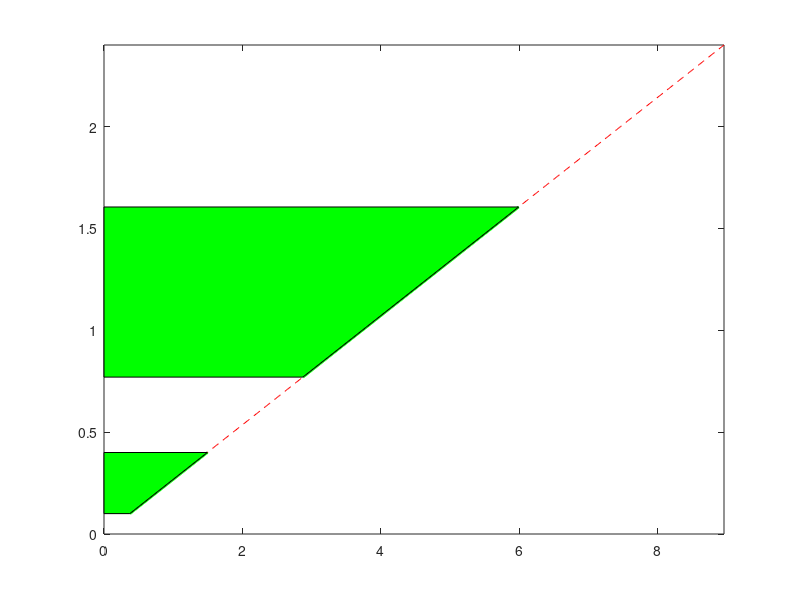

Recreate this plot in MATLAB. (Note: this script raises an error after producing the figure.)
clear all
close all

SenVert = 30;
SenHoriz = 90;
MountAngle = 0; %+ve clockwise
Alpha = ((SenVert/2) + MountAngle)*(pi/180);
Beta = ((SenVert/2) - MountAngle)*(pi/180); %FOV looking down
Gamma = 0.1*(pi/180);

BLength = 1;
BHeight = 0.4;
WAngle = 45*(pi/180);
% Wy = linspace(BHeight,2.4,(((2.4-BHeight)/0.005))+1); %increment 5mm
% Wx = Wy/tan(WAngle);
% Wx = transpose(Wx);

GroundPresep = 6;

ObjHeightPersep = 0.3;

ObjHeightPersep2 = 0.1;

ObjDistancePersep = 1.3;

ClrObjHeight = 1.7;


% ZPos = linspace(0.1,2.4,47); %increment 50mm
% ZPos = linspace(0.1,2.4,24); %increment 100mm
% ZPos = linspace(0.1,2.4,231); %increment 10mm
ZPos = linspace(0.1,2.4,461); %increment 5mm
ZPosT = transpose(ZPos);

Ground = ZPosT/tan(Beta);
GroundCrit = NaN([size(Ground,1),1]);
ZPosGround = NaN([size(ZPosT,1),1]);

cGnd = 1;
for a = 1:size(Ground,1)
    if Ground(a,1) < GroundPresep
        GroundCrit(cGnd,1) = Ground(a,1);
        ZPosGround(cGnd,1) = ZPosT(a,1);
        if ZPosGround(cGnd,1) > BHeight
            Wx = (ZPosGround(cGnd,1) - BHeight)/tan(WAngle);
            if ZPosGround(cGnd,1) < BHeight + (BLength + Wx)*tan(Beta)
                GroundCrit(cGnd,1) = NaN;
                ZPosGround(cGnd,1) = NaN;
            end
        end
        
        cGnd = cGnd+1;
    end
end

ZPosGroundA = ZPosGround;
ZPosGroundA(isnan(ZPosGround)) = 0;
gH = zeros(2);
gL = zeros(2);
if norm(ZPosGroundA) > 0
    if max(ZPosGround) > BHeight
        gzH(1) = ZPosGround(find(ZPosGround >= BHeight + (BLength)*tan(Beta), 1, 'first'));
        gzH(2) = ZPosGround(find(ZPosGround >= BHeight + (BLength + Wx)*tan(Beta), 1, 'last'));
        ggH(1) = GroundCrit(find(ZPosGround >= BHeight + (BLength)*tan(Beta), 1, 'first'));
        ggH(2) = GroundCrit(find(ZPosGround >= BHeight + (BLength + Wx)*tan(Beta), 1, 'last'));

        gH = [ggH(1) gzH(1); ggH(2) gzH(2)];

    end

    gzL(1) = ZPosGround(find(ZPosGround <= BHeight, 1, 'first'));
    gzL(2) = ZPosGround(find(ZPosGround <= BHeight, 1, 'last'));
    ggL(1) = GroundCrit(find(ZPosGround <= BHeight, 1, 'first'));
    ggL(2) = GroundCrit(find(ZPosGround <= BHeight, 1, 'last'));

    gL = [ggL(1) gzL(1); ggL(2) gzL(2)];
end

figure
h = plot(Ground,ZPosT,'r--',GroundCrit,ZPosGround,'g','LineWidth',2');
xlim([0 Ground(end)])
ylim([0 ZPosT(end)])

patch([0,gH(1,1),gH(2,1), 0],[gH(1,2),gH(1,2),gH(2,2), gH(2,2)],'g')
patch([0,gL(1,1),gL(2,1), 0],[gL(1,2),gL(1,2),gL(2,2), gL(2,2)],'g')
alpha(.5)

uistack(h(2),'top')

grid ('on')
grid ('minor')
title('Sensor height vs Distance to perceive Gnd')
xlabel('Distance to perceive (m)')
ylabel('Sensor height (Z-position (m))')
% legend('All','Target criteria (2 m)','Location','northwest')
legend('All',['Target criteria ' num2str(GroundPresep) 'm'],'Location','northwest')
